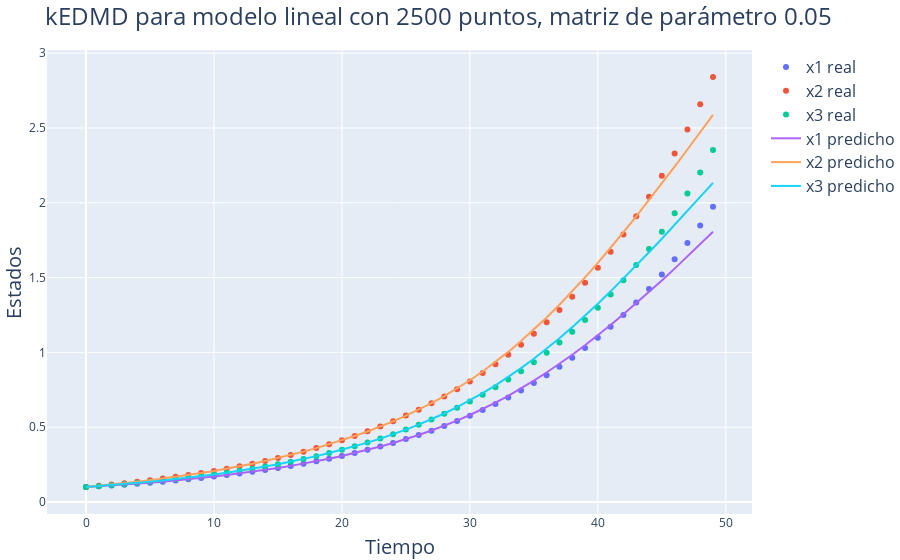

Here is the notebook cell this chart was saved with:
### Code cell
# Alpha
alpha = 0.05

# Predicción
x, x_koop, A, U = compute_linear_kedmd(alpha, N)

# Gráfico
fig = go.Figure()

fig.add_trace(go.Scatter(x=t, y=x[:,0], name='x1 real', mode='markers'))
fig.add_trace(go.Scatter(x=t, y=x[:,1], name='x2 real', mode='markers'))
fig.add_trace(go.Scatter(x=t, y=x[:,2], name='x3 real', mode='markers'))

fig.add_trace(go.Scatter(x=t, y=x_koop[:,0], name='x1 predicho'))
fig.add_trace(go.Scatter(x=t, y=x_koop[:,1], name='x2 predicho'))
fig.add_trace(go.Scatter(x=t, y=x_koop[:,2], name='x3 predicho'))

# Colocar titulo
fig.update_layout(
    title=f"kEDMD para modelo lineal con {N} puntos, matriz de parámetro {alpha}",
    xaxis_title="Tiempo",
    yaxis_title="Estados",
    margin=dict(l=0, r=0, t=50, b=0)
    )

fig.write_image(img_path+"Linear3.pdf")
fig.show()
